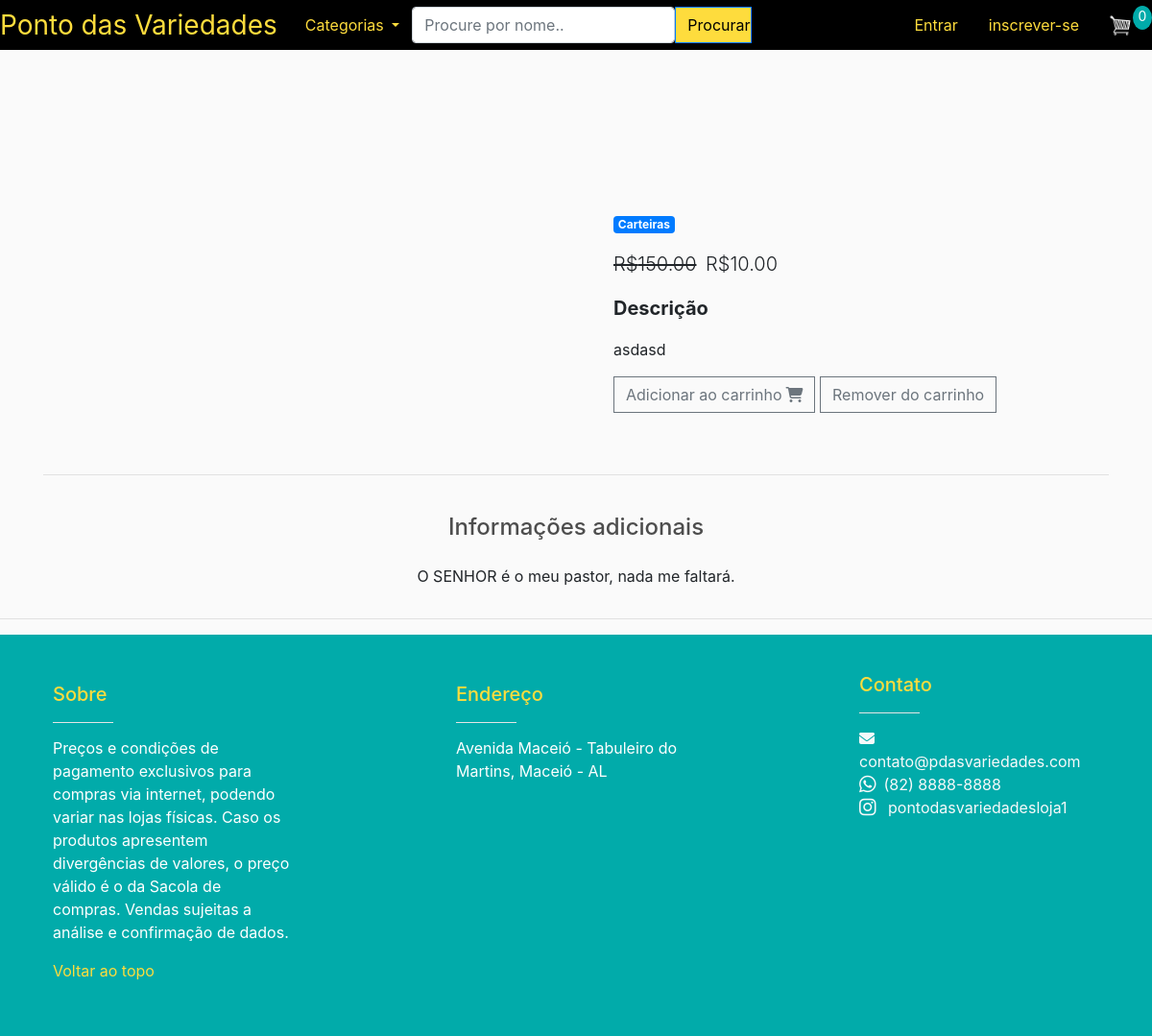
Page /product/dasd/ on the committed database.
### store/models.py (models this page shows, shortened)
class Product(models.Model):
    name = models.CharField(max_length=200)
    price = models.DecimalField(max_digits=7, decimal_places=2)
    digital = models.BooleanField(default=False, null= True, blank= True)
    discount_price = models.DecimalField(max_digits=7, decimal_places=2, blank=True, null=True)
    category = models.CharField(choices=CATEGORY_CHOICES, max_length=2)
    slug = models.SlugField()
    image = models.ImageField(null=True, blank= True)
    description = models.TextField()
    def get_real_price(self):
        return self.price - self.discount_price
    @property
    def imageURL(self):
        try:
            url = self.image.url
        except:
            url = ''
        return url

### store/views.py (the view)
# urls.py: path('product/<slug>/', views.ItemDetailView.as_view(), name='product'),
class ItemDetailView(DetailView):
    model = Product
    template_name = "store/product.html"
    def get_context_data(self, **kwargs):
        context = super().get_context_data(**kwargs)
        data = cartData(self.request)
        cartItems = data['cartItems']
        context['cartItems'] = cartItems
        return context

### store/utils.py (called while the page is built, shortened)
def cookieCart(request):
    try:
        cart = json.loads(request.COOKIES['cart'])
    except:
        cart = {}
    print("cart:", cart)
    items = []
    order = {'get_cart_total':0,'get_cart_items':0}
    cartItems = order['get_cart_items']
    return {'cartItems':cartItems,'order':order,'items':items}

def cartData(request):
    if request.user.is_authenticated:
        customer, created = Customer.objects.get_or_create(name = request.user.username, email = request.user.email
        )
        customer.save()
        order, created = Order.objects.get_or_create(customer=customer, complete=False)
        items = order.orderitem_set.all
        cartItems = order.get_cart_items
    else:
        cookieData = cookieCart(request)
        cartItems = cookieData['cartItems']
        order = cookieData['order']
        items = cookieData['items']
    return {'cartItems':cartItems,'order':order,'items':items}

### store/templates/store/product.html (shortened to what this page needs)
{% extends 'store/main.html' %}
{% load static %}
{% block content %}
<main class="mt-5 pt-4">
    <div class="container dark-grey-text mt-5">
      <div class="row wow fadeIn">
        <div class="col-md-6 mb-4">
        </div>
        <div class="col-md-6 mb-4">
          <div class="p-4">
            <div class="mb-3">
              <a href="">
                <span class="badge badge-primary">{{ product.get_category_display }}</span>
              </a>
            </div>
            <p class="lead">
              {% if product.discount_price %}
              <span class="mr-1">
                <del>R${{ product.price }}</del>
              </span>
              <span>R${{ product.get_real_price }}</span>
              {% else %}
              <span>R${{ product.price }}</span>
              {% endif %}
            </p>
            <p class="lead font-weight-bold">Descrição</p>
            <p>{{ product.description }}</p>
            <button data-product= {{ product.id }}  data-action = "add"
            class="btn btn-outline-secondary add-btn update-cart">Adicionar ao carrinho<i class="fas fa-shopping-cart ml-1"></i></button>
            <button data-product= {{ product.id }}  data-action = "remove"
            class="btn btn-outline-secondary add-btn update-cart">Remover do carrinho</button>
          </div>
        </div>
      </div>
      <hr>
      <div class="row d-flex justify-content-center wow fadeIn">
        <div class="col-md-6 text-center">
          <h4 class="my-4 h4">Informações adicionais</h4>
          <p>O SENHOR é o meu pastor, nada me faltará.</p>
        </div>
      </div>
    </div>
  </main>
{% endblock %}

### static/css/main.css (style rules this page uses)
body { background-color: hsl(0, 0%, 98%); }
h1,h2,h3,h4,h5,h6 { color:hsl(0, 0%, 30%); }
.btn { border-radius: 0; }

### rows in the picture
Product: category "Carteiras", price "150.00", get_real_price "10.00", description "asdasd"

### other values in the picture
{{ cartItems }} "0"
